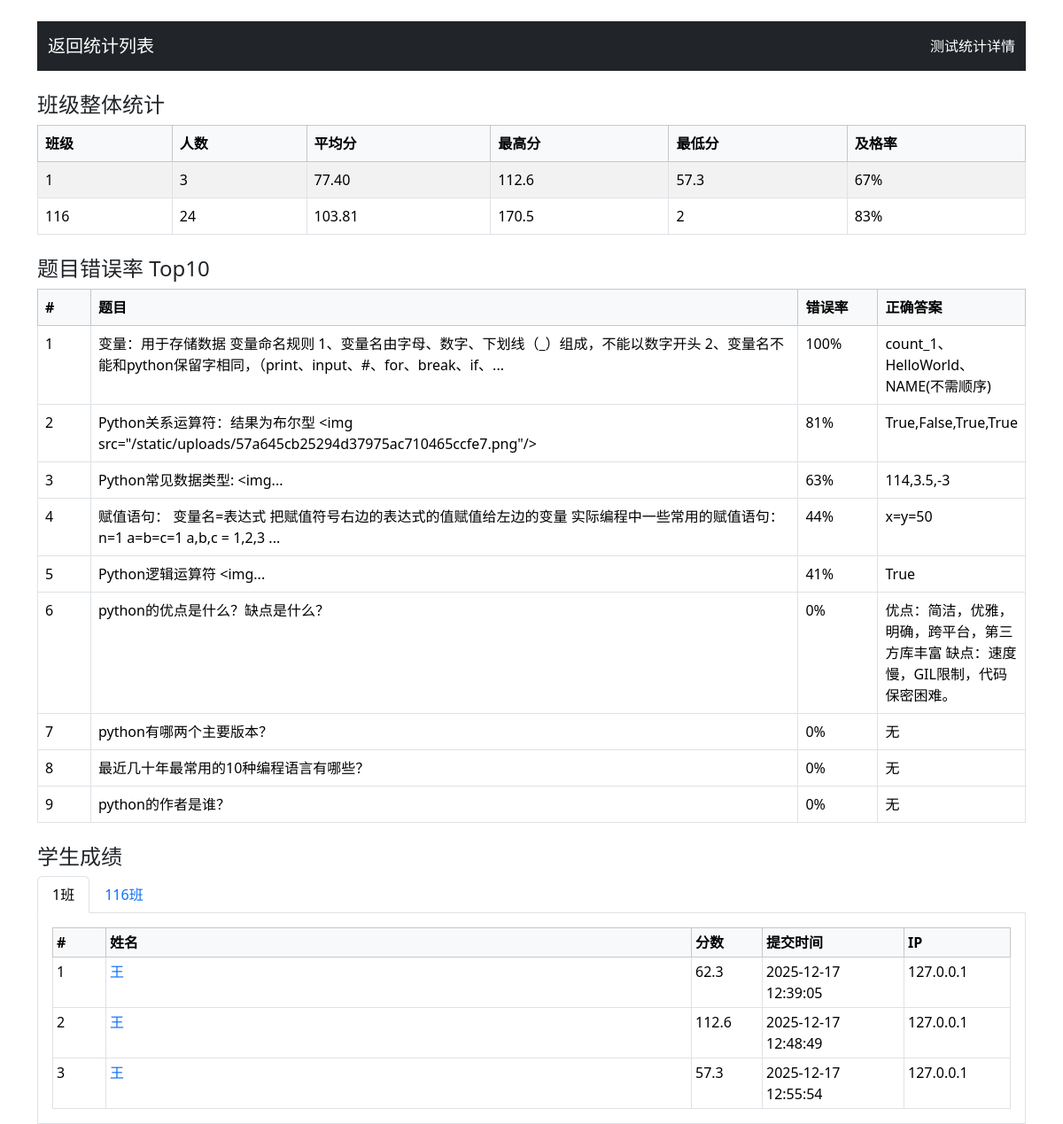
Screenshot of /test_statistics/34 (signed in) with the database file from the repository.
### app.py (models this page shows)
class TestResult(db.Model):
    id = db.Column(db.Integer, primary_key=True)
    student_id = db.Column(db.Integer, db.ForeignKey('user.id'))
    student_name = db.Column(db.String(100), nullable=False)
    class_number = db.Column(db.String(50), nullable=False)
    test_id = db.Column(db.Integer, db.ForeignKey('test.id'), nullable=False)
    score = db.Column(db.Integer, nullable=False)
    created_at = db.Column(db.DateTime, default=datetime.utcnow)
    answers = db.Column(db.Text)
    ip_address = db.Column(db.String(15), nullable=True) # Added ip_address column
    test = db.relationship('Test', backref=db.backref('results', lazy=True))

class Question(db.Model):
    id = db.Column(db.Integer, primary_key=True)
    question_type = db.Column(db.String(20), nullable=False)
    content = db.Column(db.Text, nullable=False)
    image_path = db.Column(db.String(200))  # 题目配图
    option_a = db.Column(db.String(200))
    option_b = db.Column(db.String(200))
    option_c = db.Column(db.String(200))
    option_d = db.Column(db.String(200))
    option_e = db.Column(db.String(200))
    correct_answer = db.Column(db.String(200), nullable=False)
    score = db.Column(db.Integer, nullable=False)
    explanation = db.Column(db.Text)
    created_at = db.Column(db.DateTime, default=datetime.utcnow)
    bank_id = db.Column(db.Integer, db.ForeignKey('question_bank.id'), nullable=False)

### app.py (the view, shortened to what this page needs)
@app.route('/test_statistics/<int:test_id>')
def get_test_statistics(test_id):
    if 'role' not in session or session['role'] != 'teacher':
        return redirect(url_for('teacher_login'))
    results = TestResult.query.filter_by(test_id=test_id).order_by(TestResult.class_number, TestResult.student_name, TestResult.created_at).all()
    class_stats = {}
    class_students = {}
    for result in results:
        if result.class_number not in class_stats:
            class_stats[result.class_number] = {
                'student_count': 0,
                'total_score': 0,
                'scores': [],
                'pass_count': 0
            }
        stats = class_stats[result.class_number]
        stats['student_count'] += 1
        stats['total_score'] += result.score
        stats['scores'].append(result.score)
        if result.score >= 60:
            stats['pass_count'] += 1
        if result.class_number not in class_students:
            class_students[result.class_number] = []
        class_students[result.class_number].append({
            'name': result.student_name,
            'score': result.score,
            'submit_time': to_bj(result.created_at).strftime('%Y-%m-%d %H:%M:%S'),
            'ip': result.ip_address,
            'result_id': result.id
        })
    statistics = []
    for class_number, stats in class_stats.items():
        if stats['student_count'] > 0:
            statistics.append({
                'class_number': class_number,
                'student_count': stats['student_count'],
                'average_score': stats['total_score'] / stats['student_count'],
                'max_score': max(stats['scores']),
                'min_score': min(stats['scores']),
                'pass_rate': stats['pass_count'] / stats['student_count']
            })
    statistics.sort(key=lambda x: x['class_number'])
    class_students = dict(sorted(class_students.items(), key=lambda x: x[0]))
    question_stats = defaultdict(lambda: {'total': 0, 'wrong': 0, 'content': '', 'question_type': '', 'correct_answer': ''})
    for result in results:
        answers = json.loads(result.answers)
        for qid_str, stu_ans in answers.items():
            qid = int(qid_str)
            question = Question.query.get(qid)
            if not question:
                continue
            question_stats[qid]['total'] += 1
            question_stats[qid]['content'] = question.content
            question_stats[qid]['question_type'] = question.question_type
            question_stats[qid]['correct_answer'] = question.correct_answer
            is_wrong = False
            if question.question_type == 'single_choice':
                is_wrong = stu_ans != question.correct_answer
            elif question.question_type == 'multiple_choice':
                def normalize(ans):
                    return ''.join(sorted([c for c in ans.replace(',', '').replace(' ', '').upper() if c in 'ABCDE']))
                is_wrong = normalize(stu_ans) != normalize(question.correct_answer)
            elif question.question_type == 'true_false':
                is_wrong = stu_ans != question.correct_answer
            elif question.question_type == 'fill_blank':
                def norm_fill(s):
                    parts = [p.strip().lower() for p in s.replace('、', ',').split(',') if p.strip()]
                    return ','.join(parts)
                is_wrong = norm_fill(stu_ans) != norm_fill(question.correct_answer)
            if is_wrong:
                question_stats[qid]['wrong'] += 1
    error_questions = []
    for qid, stat in question_stats.items():
        if stat['total'] > 0:
            error_rate = stat['wrong'] / stat['total']
            question = Question.query.get(qid) # 重新获取question对象以访问选项
            if question:
                q_data = {
                    'id': qid,
                    'content': stat['content'],
                    'question_type': stat['question_type'],
                    'correct_answer': stat['correct_answer'],
                    'error_rate': error_rate,
                    'wrong_count': stat['wrong'],
                    'total_count': stat['total']
                }
                error_questions.append(q_data)
    error_questions.sort(key=lambda x: x['error_rate'], reverse=True)
    top_error_questions = error_questions[:10]
    return render_template('test_statistics_detail.html', statistics=statistics, class_students=class_students, top_error_questions=top_error_questions)

### app.py (called while the page is built)
def to_bj(dt: datetime):
    return (dt + BJ_OFFSET) if dt else dt

### templates/test_statistics_detail.html (shortened to what this page needs)
<!DOCTYPE html>
<html lang="zh">
<head>
    <link href="{{ url_for('static', filename='bootstrap/css/bootstrap.min.css') }}" rel="stylesheet">
</head>
<body class="container mt-4">
    <nav class="navbar navbar-dark bg-dark mb-4">
        <div class="container-fluid">
            <a href="{{ url_for('test_statistics') }}" class="navbar-brand"> 返回统计列表</a>
            <span class="navbar-text text-white">测试统计详情</span>
        </div>
    </nav>
    <h4>班级整体统计</h4>
    {% if statistics %}
    <table class="table table-striped table-bordered">
        <thead class="table-light">
            <tr>
                <th>班级</th>
                <th>人数</th>
                <th>平均分</th>
                <th>最高分</th>
                <th>最低分</th>
                <th>及格率</th>
            </tr>
        </thead>
        <tbody>
            {% for stat in statistics %}
            <tr>
                <td>{{ stat.class_number }}</td>
                <td>{{ stat.student_count }}</td>
                <td>{{ '%.2f' % stat.average_score }}</td>
                <td>{{ stat.max_score }}</td>
                <td>{{ stat.min_score }}</td>
                <td>{{ '%.0f%%' % (stat.pass_rate*100) }}</td>
            </tr>
            {% endfor %}
        </tbody>
    </table>
    {% else %}
    <div class="alert alert-info">暂无数据</div>
    {% endif %}
    <h4 class="mt-4">题目错误率 Top10</h4>
    {% if top_error_questions %}
    <table class="table table-bordered">
        <thead class="table-light">
            <tr>
                <th style="width:60px">#</th>
                <th>题目</th>
                <th style="width:90px">错误率</th>
                <th style="width:120px">正确答案</th>
            </tr>
        </thead>
        <tbody>
            {% for q in top_error_questions %}
            <tr>
                <td>{{ loop.index }}</td>
                <td>{{ q.content|truncate(100) }}</td>
                <td>{{ '%.0f%%' % (q.error_rate*100) }}</td>
                <td>{{ q.correct_answer }}</td>
            </tr>
            {% endfor %}
        </tbody>
    </table>
    {% else %}
    <div class="alert alert-info">暂无错误题目统计</div>
    {% endif %}
    <h4 class="mt-4">学生成绩</h4>
    <ul class="nav nav-tabs" id="classTab" role="tablist">
        {% for class_number in class_students.keys() %}
        <li class="nav-item" role="presentation">
            <button class="nav-link {% if loop.first %}active{% endif %}" id="tab-{{ class_number }}" data-bs-toggle="tab" data-bs-target="#pane-{{ class_number }}" type="button" role="tab">{{ class_number }}班</button>
        </li>
        {% endfor %}
    </ul>
    <div class="tab-content border border-top-0 p-3" id="classTabContent">
        {% for class_number, students in class_students.items() %}
        <div class="tab-pane fade {% if loop.first %}show active{% endif %}" id="pane-{{ class_number }}" role="tabpanel">
            <table class="table table-sm table-bordered mb-0">
                <thead class="table-light">
                    <tr>
                        <th style="width:60px">#</th>
                        <th>姓名</th>
                        <th style="width:80px">分数</th>
                        <th style="width:160px">提交时间</th>
                        <th style="width:120px">IP</th>
                    </tr>
                </thead>
                <tbody>
                    {% for stu in students %}
                    <tr>
                        <td>{{ loop.index }}</td>
                        <td><a href="{{ url_for('test_result', result_id=stu.result_id) }}" target="_blank" class="text-primary text-decoration-none">{{ stu.name }}</a></td>
                        <td>{{ stu.score }}</td>
                        <td>{{ stu.submit_time }}</td>
                        <td>{{ stu.ip }}</td>
                    </tr>
                    {% endfor %}
                </tbody>
            </table>
        </div>
        {% endfor %}
    </div>
</body>
</html>

### rows the page displays
TestResult: max_score "112.6", name "王", score "112.6", submit_time "2025-12-17 12:48:49", ip "127.0.0.1"
TestResult: min_score "57.3", name "王", score "57.3", submit_time "2025-12-17 12:55:54", ip "127.0.0.1"
TestResult: class_number "116", class_number "116"
TestResult: max_score "170.5"
Question: content "变量：用于存储数据 变量命名规则 1、变量名由字母、数字、下划线（_）组成，不能以数字开头 2、变量名不能和python保留字相同，（print、input、#、for、break、if、...", error_rate "100%", correct_answer "count_1、HelloWorld、NAME(不需顺序)"
Question: content "Python关系运算符：结果为布尔型 <img src=\"/static/uploads/57a645cb25294d37975ac710465ccfe7.png\"/>", error_rate "81%", correct_answer "True,False,True,True"
Question: content "Python常见数据类型: <img...", error_rate "63%", correct_answer "114,3.5,-3"
Question: content "赋值语句： 变量名=表达式 把赋值符号右边的表达式的值赋值给左边的变量 实际编程中一些常用的赋值语句：n=1 a=b=c=1 a,b,c = 1,2,3 ...", error_rate "44%", correct_answer "x=y=50"
Question: content "Python逻辑运算符 <img...", error_rate "41%", correct_answer "True"
Question: content "python的优点是什么？缺点是什么？", error_rate "0%", correct_answer "优点：简洁，优雅，明确，跨平台，第三方库丰富 缺点：速度慢，GIL限制，代码保密困难。"
Question: content "python有哪两个主要版本？", error_rate "0%", correct_answer "无"
Question: content "最近几十年最常用的10种编程语言有哪些？", error_rate "0%", correct_answer "无"
Question: content "python的作者是谁？", error_rate "0%", correct_answer "无"
TestResult: name "王", score "62.3", submit_time "2025-12-17 12:39:05", ip "127.0.0.1"

### other values shown
{{ stat.class_number }} "1"
{{ stat.student_count }} "3" "24"
{{ '%.2f' % stat.average_score }} "77.40" "103.81"
{{ '%.0f%%' % (stat.pass_rate*100) }} "67%" "83%"
{{ stat.min_score }} "2"
{{ class_number }} "1"
